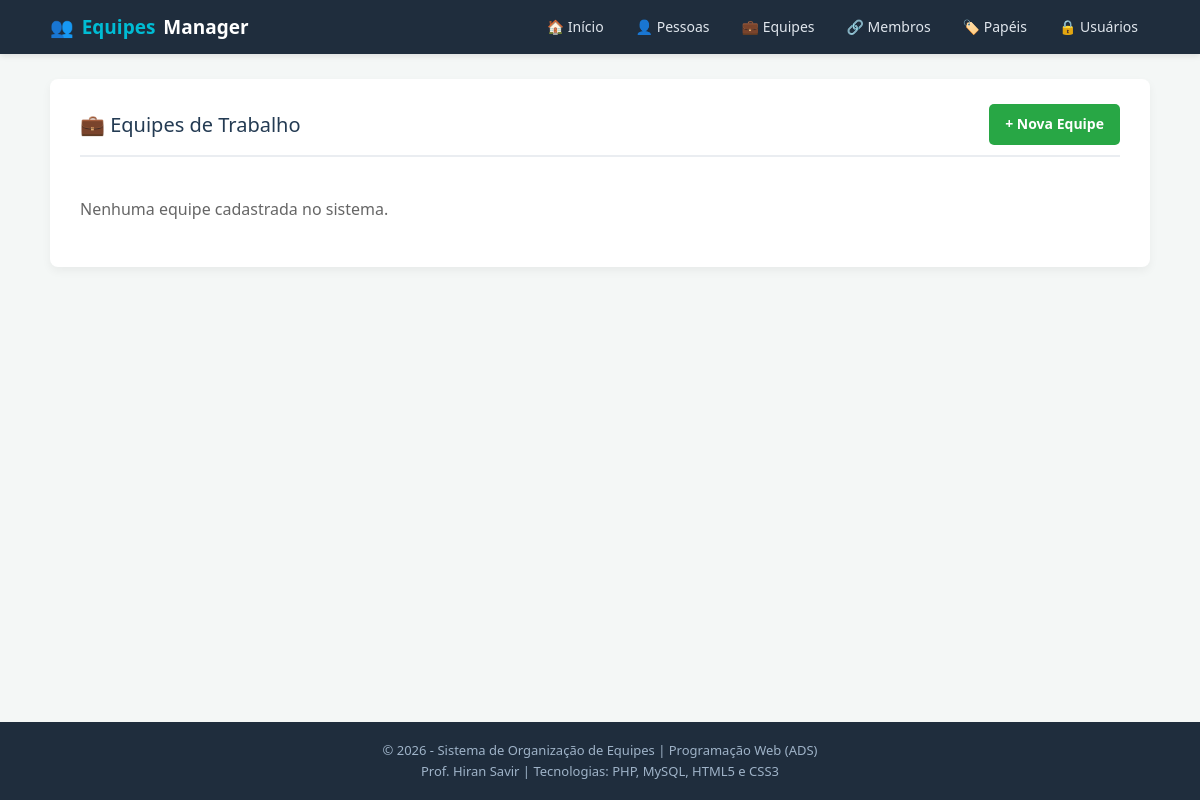
/listar_equipes.php, run on an earlier commit of the app's database.
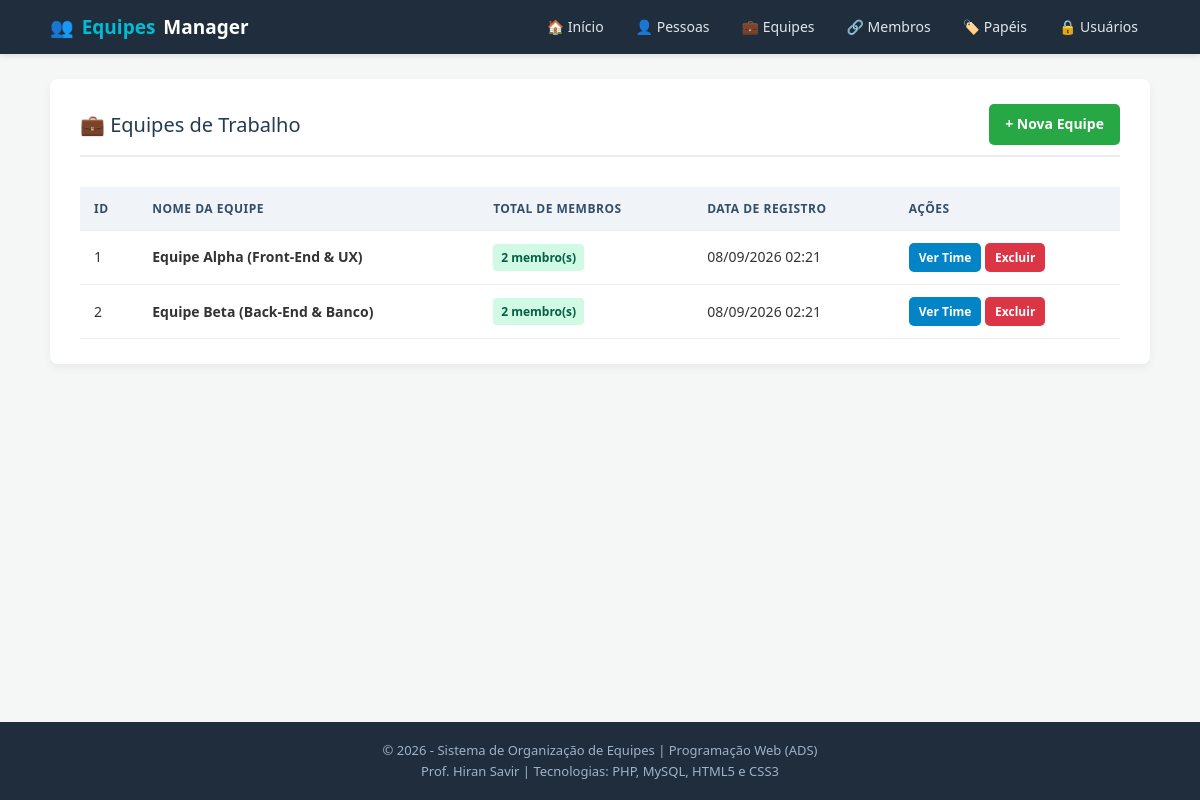
And on a later commit of the database.
### tables this page shows
CREATE TABLE `tbEquipe` (
    `equipe_id` INT NOT NULL AUTO_INCREMENT,
    `nome` VARCHAR(200) NOT NULL,
    `atualizado_em` TIMESTAMP DEFAULT CURRENT_TIMESTAMP ON UPDATE CURRENT_TIMESTAMP,
    `atualizado_por` INT DEFAULT 1,
    PRIMARY KEY (`equipe_id`),
    UNIQUE KEY `uk_equipe_nome` (`nome`)
);

### listar_equipes.php (the view, shortened to what this page needs)
<?php
require_once 'conexao.php';
try {
    $sql = "SELECT e.equipe_id, e.nome, e.atualizado_em, COUNT(m.membros_id) AS total_membros
            FROM tbEquipe e
            LEFT JOIN tbMembros m ON e.equipe_id = m.equipe_id
            GROUP BY e.equipe_id
            ORDER BY e.nome ASC";
    $stmt = $pdo->query($sql);
    $equipes = $stmt->fetchAll(PDO::FETCH_ASSOC);
} catch (PDOException $erro) {
    die("Erro ao buscar equipes: " . $erro->getMessage());
}
require_once 'header.php';
?>
<div class="card">
    <div class="card-titulo">
        <span>💼 Equipes de Trabalho</span>
        <a href="cadastro_equipe.php" class="btn btn-verde">+ Nova Equipe</a>
    </div>
    <?php if (count($equipes) > 0): ?>
        <div class="tabela-container">
            <table class="tabela-dados">
                <thead>
                    <tr>
                        <th>ID</th>
                        <th>Nome da Equipe</th>
                        <th>Total de Membros</th>
                        <th>Data de Registro</th>
                        <th>Ações</th>
                    </tr>
                </thead>
                <tbody>
                    <?php foreach ($equipes as $eq): ?>
                        <tr>
                            <td><?php echo $eq['equipe_id']; ?></td>
                            <td><strong><?php echo htmlspecialchars($eq['nome']); ?></strong></td>
                            <td><span class="badge badge-ativo"><?php echo $eq['total_membros']; ?> membro(s)</span></td>
                            <td><?php echo date('d/m/Y H:i', strtotime($eq['atualizado_em'])); ?></td>
                            <td>
                                <a href="ver_equipe.php?id=<?php echo $eq['equipe_id']; ?>" class="btn btn-sm btn-ciano">Ver Time</a>
                                <a href="excluir_equipe.php?id=<?php echo $eq['equipe_id']; ?>"
                                   class="btn btn-sm btn-vermelho"
                                   onclick="return confirm('Tem certeza que deseja excluir esta equipe? Os vínculos também serão removidos.');">Excluir</a>
                            </td>
                        </tr>
                    <?php endforeach; ?>
                </tbody>
            </table>
        </div>
    <?php else: ?>
        <p style="color: #666; padding: 20px 0;">Nenhuma equipe cadastrada no sistema.</p>
    <?php endif; ?>
</div>
<?php require_once 'footer.php'; ?>

What changed in the data, as far as the page shows it:
added tbequipe: equipe_id "1", nome "Equipe Alpha (Front-End & UX)", total_membros "2", atualizado_em "08/09/2026 02:21"
added tbequipe: equipe_id "2", nome "Equipe Beta (Back-End & Banco)", total_membros "2", atualizado_em "08/09/2026 02:21"
Also different on the page:
text no longer shown: "Nenhuma equipe cadastrada no sistema."
text now shown: "ID NOME DA EQUIPE TOTAL DE MEMBROS DATA DE REGISTRO AÇÕES"
